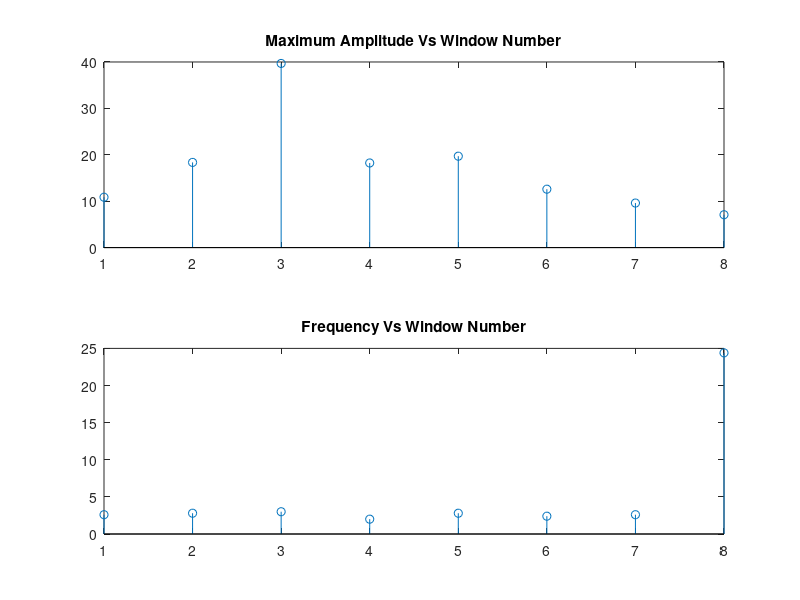

The MATLAB source for this figure:
clear all
close all
clc
Window_Number=[1 2 3 4 5 6 7 8];
Max_Amplitude =[10.8544 18.3591 39.6866 18.2376 19.6998 12.5882 9.6024 7.0833];
Frequency = [2.6 2.8 3 2 2.8 2.4 2.6 24.4];
subplot(2, 1, 1)
stem(Window_Number, Max_Amplitude)
title('Maximum Amplitude Vs Window Number')
subplot(2, 1, 2)
stem(Window_Number, Frequency)
title('Frequency Vs Window Number')